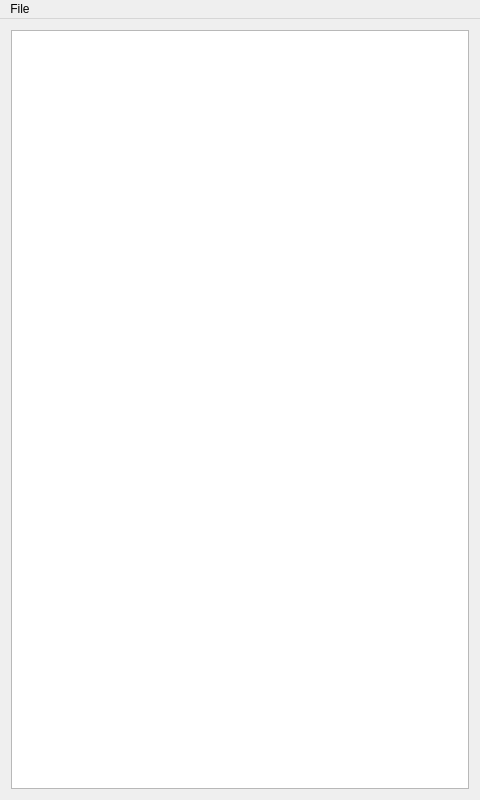
<?xml version="1.0" encoding="UTF-8"?>
<ui version="4.0">
 <class>MainWindow</class>
 <widget class="QMainWindow" name="MainWindow">
  <property name="geometry">
   <rect>
    <x>0</x>
    <y>0</y>
    <width>480</width>
    <height>800</height>
   </rect>
  </property>
  <property name="windowTitle">
   <string>MainWindow</string>
  </property>
  <widget class="QWidget" name="centralWidget">
   <layout class="QGridLayout" name="gridLayout">
    <item row="0" column="0">
     <widget class="QTextBrowser" name="textBrowser">
      <property name="sizePolicy">
       <sizepolicy hsizetype="Preferred" vsizetype="Preferred">
        <horstretch>0</horstretch>
        <verstretch>0</verstretch>
       </sizepolicy>
      </property>
     </widget>
    </item>
   </layout>
  </widget>
  <widget class="QMenuBar" name="menuBar">
   <property name="geometry">
    <rect>
     <x>0</x>
     <y>0</y>
     <width>480</width>
     <height>25</height>
    </rect>
   </property>
   <widget class="QMenu" name="menuOpen">
    <property name="title">
     <string>File</string>
    </property>
    <addaction name="actionOpen"/>
    <addaction name="actionFont_Setting"/>
   </widget>
   <addaction name="menuOpen"/>
  </widget>
  <action name="actionOpen">
   <property name="text">
    <string>Open</string>
   </property>
  </action>
  <action name="actionFont_Setting">
   <property name="text">
    <string>Font Setting</string>
   </property>
  </action>
 </widget>
 <layoutdefault spacing="6" margin="11"/>
 <resources/>
 <connections/>
</ui>
